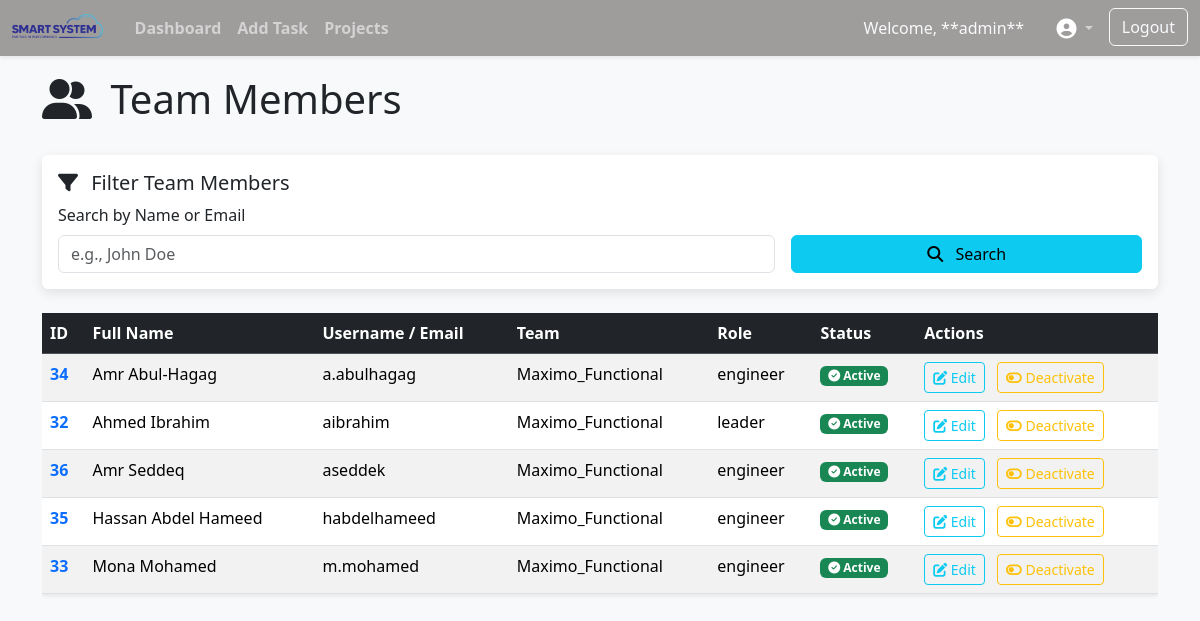
/team-members/11/ (signed in), run on the app's committed database.
### app/models.py (models this page shows, shortened)
class CustomUser(AbstractBaseUser, PermissionsMixin):
    ROLE_CHOICES = [
        ('admin', 'Administrator'),
        ('developer', 'Developer'),
        ('sales', 'Sales'),
        ('ceo', 'CEO '),
        ('project-manager', 'Project Manager'),
        ('leader', 'Leader'),
        ('top-manager', 'Top Manager'),
        ('delivery-manager', 'Delivery Manager'),
        ('engineer', 'Engineer'),
    ]
    username = models.CharField(max_length=150, unique=True)
    role = models.CharField(max_length=20, choices=ROLE_CHOICES)
    is_active = models.BooleanField(default=True)
    is_staff = models.BooleanField(default=False)
    full_name = models.CharField( max_length=220, default='User')
    team = models.ForeignKey(Team, on_delete=models.SET_NULL,
                              null=True, blank=True, related_name="employees")
    objects = CustomUserManager()
    date_joined = models.DateTimeField(auto_now_add=True)
    email = models.EmailField(null=True, blank=True)
    USERNAME_FIELD = 'username'
    REQUIRED_FIELDS = ['role']
    class Meta:
        ordering = ('-date_joined',)

class Team(models.Model):
    title = models.CharField(max_length=100)
    team_lead = models.CharField(max_length=220, null=True)

### app/views.py (the view)
# urls.py: path('team-members/<int:pk>/', views.team_members, name='team_members'),
@user_passes_test(lambda u: is_admin(u) or is_manager(u) or is_leader(u), login_url=reverse_lazy('home'))
def team_members(request, pk):
    try:
        if is_leader(request.user):
            user_list = models.CustomUser.objects.filter(team__team_lead=request.user.full_name).order_by("-date_joined")
        else:
            user_list = models.CustomUser.objects.filter(team__pk=pk).order_by('username')
    except Exception as e:
        messages.warning(request, "You must choose team to display its memebers")
    paginator = Paginator(user_list, PAGE_SIZE)
    page_number = request.GET.get('page')
    page_obj = paginator.get_page(page_number)
    return render(request, 'team_members.html', {
        "page_obj": page_obj,
        "users": page_obj.object_list,
    })

### app/views.py (called while the page is built)
def is_admin(user):
    return user.is_superuser or user.role == "admin"

def is_leader(user):
    return user.role == "leader"

### templates/team_members.html (shortened to what this page needs)
{% extends 'base.html' %}
{% block content %}
<div class="d-flex justify-content-between align-items-center mb-4 animate__animated animate__fadeInDown">
<h1><i class="fas fa-user-friends me-2"></i> Team Members</h1>
</div>
<div class="card shadow-sm mb-4 animate__animated animate__fadeIn">
<div class="card-body">
<h5 class="card-title"><i class="fas fa-filter me-2"></i> Filter Team Members</h5>
<form method="GET" class="row g-3 align-items-end">
<div class="col-md-8">
<label for="search_query" class="form-label">Search by Name or Email</label>
<input type="text"
class="form-control"
id="search_query"
name="q"
placeholder="e.g., John Doe"
value="{{ search_query|default:'' }}">
</div>
<div class="col-md-4">
<button type="submit" class="btn btn-info w-100">
<i class="fas fa-search me-2"></i> Search
</button>
</div>
</form>
</div>
</div>
<div class="table-responsive animate__animated animate__fadeInUp">
<table class="table table-hover table-striped shadow-sm">
<thead class="table-dark">
<tr>
<th>ID</th>
<th>Full Name</th>
<th>Username / Email</th>
<th>Team</th>
<th>Role</th>
<th>Status</th>
<th>Actions</th>
</tr>
</thead>
<tbody>
{% for member in page_obj.object_list %}
<tr id="member-row-{{ member.pk }}">
<td class="fw-bold">
<a href="#" class="text-decoration-none text-primary">{{ member.pk }}</a>
</td>
<td>{{ member.full_name }}</td>
<td>{{ member.username }}</td>
<td>{{ member.team.title }}</td>
<td>{{ member.role }}</td>
<td>
{% if member.is_active %}
<span class="badge bg-success"><i class="fas fa-check-circle"></i> Active</span>
{% else %}
<span class="badge bg-danger"><i class="fas fa-times-circle"></i> Inactive</span>
{% endif %}
</td>
<td>
<button class="btn btn-sm btn-outline-info me-2"
onclick="openEditMemberModal('{{ member.pk }}', '{{ member.full_name|escapejs }}')">
<i class="fas fa-edit"></i> Edit
</button>
<button class="btn btn-sm {% if member.is_active %} btn-outline-warning {% else %} btn-outline-success{% endif %}"
onclick="openStatusChangeModal('{{ member.pk }}', '{{ member.full_name|escapejs }}', '{% if member.is_active %}Active{% else %}Inactive{% endif %}')">
<i class="fas {% if member.is_active %} fa-toggle-off {% else %} fa-toggle-on {% endif %}"></i>
{%if member.is_active%}
Deactivate
{%else%}
Activate
{%endif%}
</button>
</td>
</tr>
{% empty %}
<tr>
<td colspan="7" class="text-center text-muted">No team members found.</td>
</tr>
{% endfor %}
</tbody>
</table>
</div>
{% endblock %}

### templates/base.html (shortened to what this page needs)
{% load static %}
<!DOCTYPE html>
<html lang="en">
<head>
<link href="https://cdn.jsdelivr.net/npm/bootstrap@5.3.2/dist/css/bootstrap.min.css" rel="stylesheet">
<link rel="stylesheet" href="https://cdnjs.cloudflare.com/ajax/libs/font-awesome/6.5.1/css/all.min.css">
<link rel="stylesheet" href="{% static 'css/style.css' %}">
<link rel="stylesheet" href="https://cdnjs.cloudflare.com/ajax/libs/animate.css/4.1.1/animate.min.css"/>
</head>
<body>
<nav class="navbar navbar-expand-lg navbar-dark bg-primary shadow-sm fixed-top" style="z-index: 1030;">
<div class="container-fluid">
<a class="navbar-brand" href="{% url 'home' %}">
<img src="{% static 'img/Smart-System-Logo.webp' %}" alt="Logo" height="24" class="d-inline-block align-text-top me-2">
</a>
<div class="collapse navbar-collapse" id="navbarNav">
<ul style="font-weight: bolder;" class="navbar-nav me-auto mb-2 mb-lg-0">
<li class="nav-item"><a class="nav-link" href="{% url 'home' %}">Dashboard</a></li>
<li class="nav-item"><a class="nav-link" href="{%url 'add_timesheet' %}">Add Task</a></li>
<li class="nav-item"><a class="nav-link" href="{%url 'projects' %}">Projects</a></li>
</ul>
<ul class="navbar-nav mb-2 mb-lg-0">
<li class="nav-item d-flex align-items-center">
 <span class="navbar-text me-3 text-light">
Welcome, **{{ request.user.username }}**
 </span>
</li>
<li class="nav-item dropdown me-2">
<a class="nav-link dropdown-toggle" href="#" id="accountDropdown" role="button" data-bs-toggle="dropdown" aria-expanded="false">
<i class="fas fa-user-circle fa-lg text-white"></i>
</a>
</li>
<li class="nav-item">
<a href="{%url 'logout' %}" class="btn btn-outline-light">Logout</a>
</li>
</ul>
</div>
</div>
</nav>
<main class="container">
{% block content %}
{% endblock %}
</main>
</body>
</html>

### static/css/style.css (style rules this page uses)
:root { --primary-color: #9f9c9c; --secondary-color: #402fd61f; --background-color: #f8f9fa; --card-bg-color: #ffffff; --text-color: #212529; --shadow-color: rgba(0, 0, 0, 0.1); --bs-primary: var(--primary-color); --bs-bg-opacity: 1; }
body { background-color: var(--background-color); color: var(--text-color); transition: background-color 0.3s, color 0.3s; padding-top: 75px; }
.navbar-dark.bg-primary { background-color: var(--primary-color) !important; }
.card { background-color: var(--card-bg-color); color: var(--text-color); box-shadow: 0 4px 12px var(--shadow-color) !important; border: none; transition: background-color 0.3s, box-shadow 0.3s; }

### data on the page
CustomUser: user.username "admin"
CustomUser: pk "34", full_name "Amr Abul-Hagag", username "a.abulhagag", team "Maximo_Functional", role "engineer", is_active True (drawn)
CustomUser: pk "32", full_name "Ahmed Ibrahim", username "aibrahim", team "Maximo_Functional", role "leader", is_active True (drawn)
CustomUser: pk "36", full_name "Amr Seddeq", username "aseddek", team "Maximo_Functional", role "engineer", is_active True (drawn)
CustomUser: pk "35", full_name "Hassan Abdel Hameed", username "habdelhameed", team "Maximo_Functional", role "engineer", is_active True (drawn)
CustomUser: pk "33", full_name "Mona Mohamed", username "m.mohamed", team "Maximo_Functional", role "engineer", is_active True (drawn)
